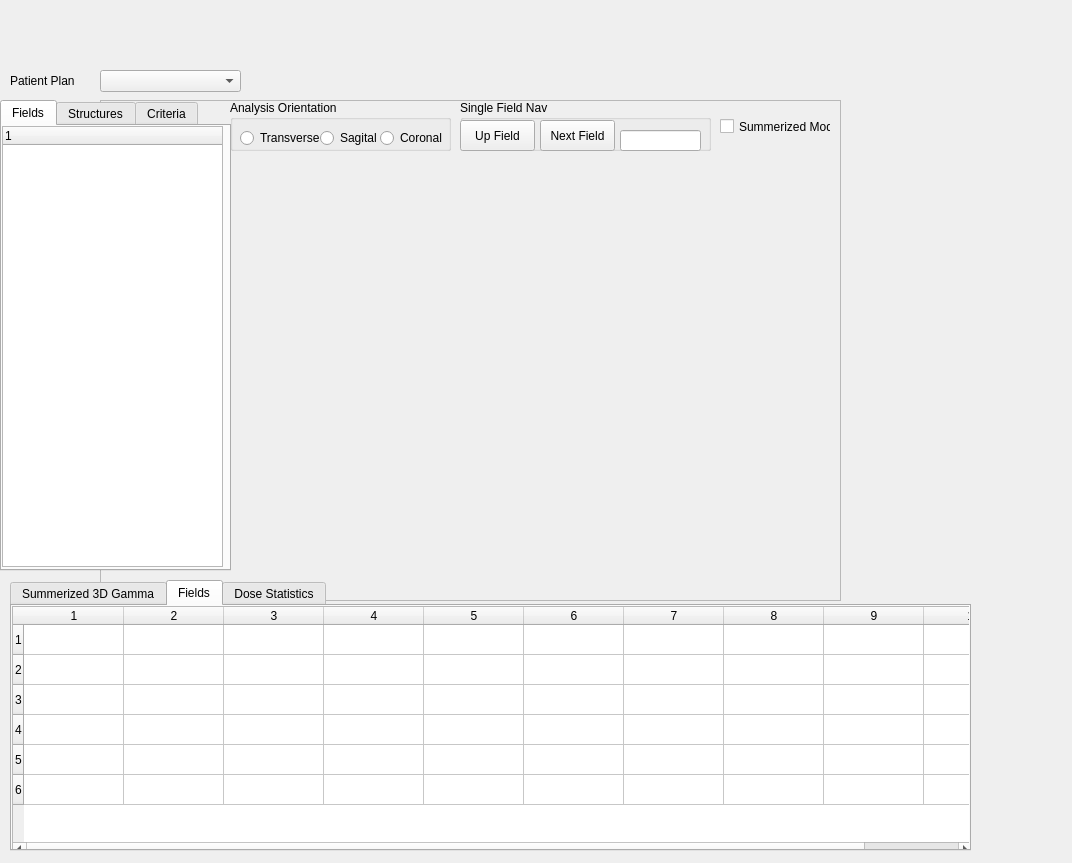
<?xml version="1.0" encoding="UTF-8"?>
<ui version="4.0">
 <class>Form</class>
 <widget class="QWidget" name="Form">
  <property name="geometry">
   <rect>
    <x>0</x>
    <y>0</y>
    <width>1072</width>
    <height>863</height>
   </rect>
  </property>
  <property name="windowTitle">
   <string>Form</string>
  </property>
  <widget class="QFrame" name="frame">
   <property name="geometry">
    <rect>
     <x>100</x>
     <y>100</y>
     <width>741</width>
     <height>501</height>
    </rect>
   </property>
   <property name="frameShape">
    <enum>QFrame::StyledPanel</enum>
   </property>
   <property name="frameShadow">
    <enum>QFrame::Raised</enum>
   </property>
   <widget class="QVTKWidget" name="qvtkWidget">
    <property name="geometry">
     <rect>
      <x>20</x>
      <y>60</y>
      <width>231</width>
      <height>201</height>
     </rect>
    </property>
   </widget>
   <widget class="QVTKWidget" name="qvtkWidget_2">
    <property name="geometry">
     <rect>
      <x>260</x>
      <y>60</y>
      <width>221</width>
      <height>201</height>
     </rect>
    </property>
   </widget>
   <widget class="QVTKWidget" name="qvtkWidget_3">
    <property name="geometry">
     <rect>
      <x>20</x>
      <y>270</y>
      <width>351</width>
      <height>221</height>
     </rect>
    </property>
   </widget>
   <widget class="QVTKWidget" name="qvtkWidget_4">
    <property name="geometry">
     <rect>
      <x>390</x>
      <y>270</y>
      <width>341</width>
      <height>221</height>
     </rect>
    </property>
   </widget>
   <widget class="QVTKWidget" name="qvtkWidget_5">
    <property name="geometry">
     <rect>
      <x>490</x>
      <y>60</y>
      <width>241</width>
      <height>201</height>
     </rect>
    </property>
   </widget>
   <widget class="QGroupBox" name="groupBox">
    <property name="geometry">
     <rect>
      <x>130</x>
      <y>0</y>
      <width>221</width>
      <height>51</height>
     </rect>
    </property>
    <property name="title">
     <string>Analysis Orientation</string>
    </property>
    <widget class="QRadioButton" name="radioButton">
     <property name="geometry">
      <rect>
       <x>10</x>
       <y>30</y>
       <width>89</width>
       <height>16</height>
      </rect>
     </property>
     <property name="text">
      <string>Transverse</string>
     </property>
    </widget>
    <widget class="QRadioButton" name="radioButton_2">
     <property name="geometry">
      <rect>
       <x>90</x>
       <y>30</y>
       <width>89</width>
       <height>16</height>
      </rect>
     </property>
     <property name="text">
      <string>Sagital</string>
     </property>
    </widget>
    <widget class="QRadioButton" name="radioButton_3">
     <property name="geometry">
      <rect>
       <x>150</x>
       <y>30</y>
       <width>89</width>
       <height>16</height>
      </rect>
     </property>
     <property name="text">
      <string>Coronal</string>
     </property>
    </widget>
   </widget>
   <widget class="QGroupBox" name="groupBox_3">
    <property name="geometry">
     <rect>
      <x>360</x>
      <y>0</y>
      <width>251</width>
      <height>51</height>
     </rect>
    </property>
    <property name="title">
     <string>Single Field Nav</string>
    </property>
    <widget class="QPushButton" name="pushButton_3">
     <property name="geometry">
      <rect>
       <x>80</x>
       <y>20</y>
       <width>75</width>
       <height>31</height>
      </rect>
     </property>
     <property name="text">
      <string>Next Field</string>
     </property>
    </widget>
    <widget class="QPushButton" name="pushButton_2">
     <property name="geometry">
      <rect>
       <x>0</x>
       <y>20</y>
       <width>75</width>
       <height>31</height>
      </rect>
     </property>
     <property name="text">
      <string>Up Field</string>
     </property>
    </widget>
    <widget class="QLineEdit" name="lineEdit">
     <property name="geometry">
      <rect>
       <x>160</x>
       <y>30</y>
       <width>81</width>
       <height>21</height>
      </rect>
     </property>
    </widget>
   </widget>
   <widget class="QCheckBox" name="checkBox">
    <property name="geometry">
     <rect>
      <x>620</x>
      <y>6</y>
      <width>111</width>
      <height>41</height>
     </rect>
    </property>
    <property name="text">
     <string>Summerized Model</string>
    </property>
   </widget>
  </widget>
  <widget class="QTabWidget" name="tabWidget_2">
   <property name="geometry">
    <rect>
     <x>10</x>
     <y>580</y>
     <width>961</width>
     <height>271</height>
    </rect>
   </property>
   <property name="currentIndex">
    <number>1</number>
   </property>
   <widget class="QWidget" name="tab_3">
    <attribute name="title">
     <string>Summerized 3D Gamma</string>
    </attribute>
    <widget class="QGroupBox" name="groupBox_2">
     <property name="geometry">
      <rect>
       <x>0</x>
       <y>10</y>
       <width>311</width>
       <height>231</height>
      </rect>
     </property>
     <property name="title">
      <string>Analysis Parameters</string>
     </property>
    </widget>
    <widget class="QFrame" name="frame_2">
     <property name="geometry">
      <rect>
       <x>320</x>
       <y>20</y>
       <width>621</width>
       <height>221</height>
      </rect>
     </property>
     <property name="frameShape">
      <enum>QFrame::StyledPanel</enum>
     </property>
     <property name="frameShadow">
      <enum>QFrame::Raised</enum>
     </property>
     <widget class="QTextEdit" name="textEdit">
      <property name="geometry">
       <rect>
        <x>0</x>
        <y>0</y>
        <width>401</width>
        <height>221</height>
       </rect>
      </property>
     </widget>
     <widget class="QPushButton" name="pushButton">
      <property name="geometry">
       <rect>
        <x>430</x>
        <y>30</y>
        <width>141</width>
        <height>41</height>
       </rect>
      </property>
      <property name="text">
       <string>Go to the biggest</string>
      </property>
     </widget>
    </widget>
   </widget>
   <widget class="QWidget" name="tab_4">
    <attribute name="title">
     <string>Fields</string>
    </attribute>
    <widget class="QTableWidget" name="tableWidget">
     <property name="geometry">
      <rect>
       <x>0</x>
       <y>0</y>
       <width>961</width>
       <height>251</height>
      </rect>
     </property>
     <property name="sortingEnabled">
      <bool>true</bool>
     </property>
     <property name="rowCount">
      <number>6</number>
     </property>
     <property name="columnCount">
      <number>10</number>
     </property>
     <row/>
     <row/>
     <row/>
     <row/>
     <row/>
     <row/>
     <column/>
     <column/>
     <column/>
     <column/>
     <column/>
     <column/>
     <column/>
     <column/>
     <column/>
     <column/>
    </widget>
   </widget>
   <widget class="QWidget" name="tab_5">
    <attribute name="title">
     <string>Dose Statistics</string>
    </attribute>
    <widget class="QTableWidget" name="tableWidget_2">
     <property name="geometry">
      <rect>
       <x>0</x>
       <y>0</y>
       <width>961</width>
       <height>251</height>
      </rect>
     </property>
     <property name="sortingEnabled">
      <bool>true</bool>
     </property>
     <property name="rowCount">
      <number>6</number>
     </property>
     <property name="columnCount">
      <number>10</number>
     </property>
     <row/>
     <row/>
     <row/>
     <row/>
     <row/>
     <row/>
     <column/>
     <column/>
     <column/>
     <column/>
     <column/>
     <column/>
     <column/>
     <column/>
     <column/>
     <column/>
    </widget>
   </widget>
  </widget>
  <widget class="QComboBox" name="comboBox">
   <property name="geometry">
    <rect>
     <x>100</x>
     <y>70</y>
     <width>141</width>
     <height>22</height>
    </rect>
   </property>
  </widget>
  <widget class="QLabel" name="label">
   <property name="geometry">
    <rect>
     <x>10</x>
     <y>70</y>
     <width>91</width>
     <height>21</height>
    </rect>
   </property>
   <property name="text">
    <string>Patient Plan</string>
   </property>
  </widget>
  <widget class="QTabWidget" name="tabWidget">
   <property name="geometry">
    <rect>
     <x>0</x>
     <y>100</y>
     <width>231</width>
     <height>471</height>
    </rect>
   </property>
   <property name="currentIndex">
    <number>0</number>
   </property>
   <widget class="QWidget" name="tab">
    <attribute name="title">
     <string>Fields</string>
    </attribute>
    <widget class="QTreeWidget" name="treeWidget">
     <property name="geometry">
      <rect>
       <x>0</x>
       <y>0</y>
       <width>221</width>
       <height>441</height>
      </rect>
     </property>
     <column>
      <property name="text">
       <string notr="true">1</string>
      </property>
     </column>
    </widget>
   </widget>
   <widget class="QWidget" name="tab_2">
    <attribute name="title">
     <string>Structures</string>
    </attribute>
   </widget>
   <widget class="QWidget" name="tab_6">
    <attribute name="title">
     <string>Criteria</string>
    </attribute>
   </widget>
  </widget>
 </widget>
 <customwidgets>
  <customwidget>
   <class>QVTKWidget</class>
   <extends>QWidget</extends>
   <header>QVTKWidget.h</header>
  </customwidget>
 </customwidgets>
 <resources/>
 <connections/>
</ui>
